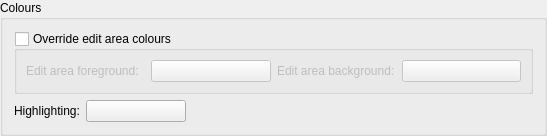
    <widget class="QGroupBox" name="groupBox_12">
     <property name="title">
      <string>Colours</string>
     </property>
     <layout class="QVBoxLayout" name="verticalLayout_10">
      <item>
       <widget class="QGroupBox" name="editAreaOverrideCheckBox">
        <property name="toolTip">
         <string>Select to set the colour of the edit area different to the default style</string>
        </property>
        <property name="title">
         <string>Override edit area colours</string>
        </property>
        <property name="checkable">
         <bool>true</bool>
        </property>
        <property name="checked">
         <bool>false</bool>
        </property>
        <layout class="QHBoxLayout" name="horizontalLayout_7">
         <item>
          <widget class="QLabel" name="TextLabel2_2_2_2_2_12">
           <property name="text">
            <string>Edit area foreground:</string>
           </property>
          </widget>
         </item>
         <item>
          <widget class="QPushButton" name="editAreaForegroundButton">
           <property name="minimumSize">
            <size>
             <width>100</width>
             <height>0</height>
            </size>
           </property>
           <property name="toolTip">
            <string>Select the foreground colour for the edit area.</string>
           </property>
           <property name="text">
            <string/>
           </property>
          </widget>
         </item>
         <item>
          <widget class="QLabel" name="TextLabel2_2_2_2_2_11">
           <property name="text">
            <string>Edit area background:</string>
           </property>
          </widget>
         </item>
         <item>
          <widget class="QPushButton" name="editAreaBackgroundButton">
           <property name="minimumSize">
            <size>
             <width>100</width>
             <height>0</height>
            </size>
           </property>
           <property name="toolTip">
            <string>Select the background colour for the edit area.</string>
           </property>
           <property name="text">
            <string/>
           </property>
          </widget>
         </item>
        </layout>
       </widget>
      </item>
      <item>
       <layout class="QHBoxLayout" name="horizontalLayout_8">
        <item>
         <widget class="QLabel" name="label_20">
          <property name="text">
           <string>Highlighting:</string>
          </property>
         </widget>
        </item>
        <item>
         <widget class="QPushButton" name="highlightingBackgroundButton">
          <property name="minimumSize">
           <size>
            <width>100</width>
            <height>0</height>
           </size>
          </property>
          <property name="toolTip">
           <string>Select the colour for the caret.</string>
          </property>
          <property name="text">
           <string/>
          </property>
         </widget>
        </item>
        <item>
         <spacer name="spacer">
          <property name="orientation">
           <enum>Qt::Horizontal</enum>
          </property>
          <property name="sizeType">
           <enum>QSizePolicy::Expanding</enum>
          </property>
          <property name="sizeHint" stdset="0">
           <size>
            <width>347</width>
            <height>20</height>
           </size>
          </property>
         </spacer>
        </item>
       </layout>
      </item>
     </layout>
    </widget>
